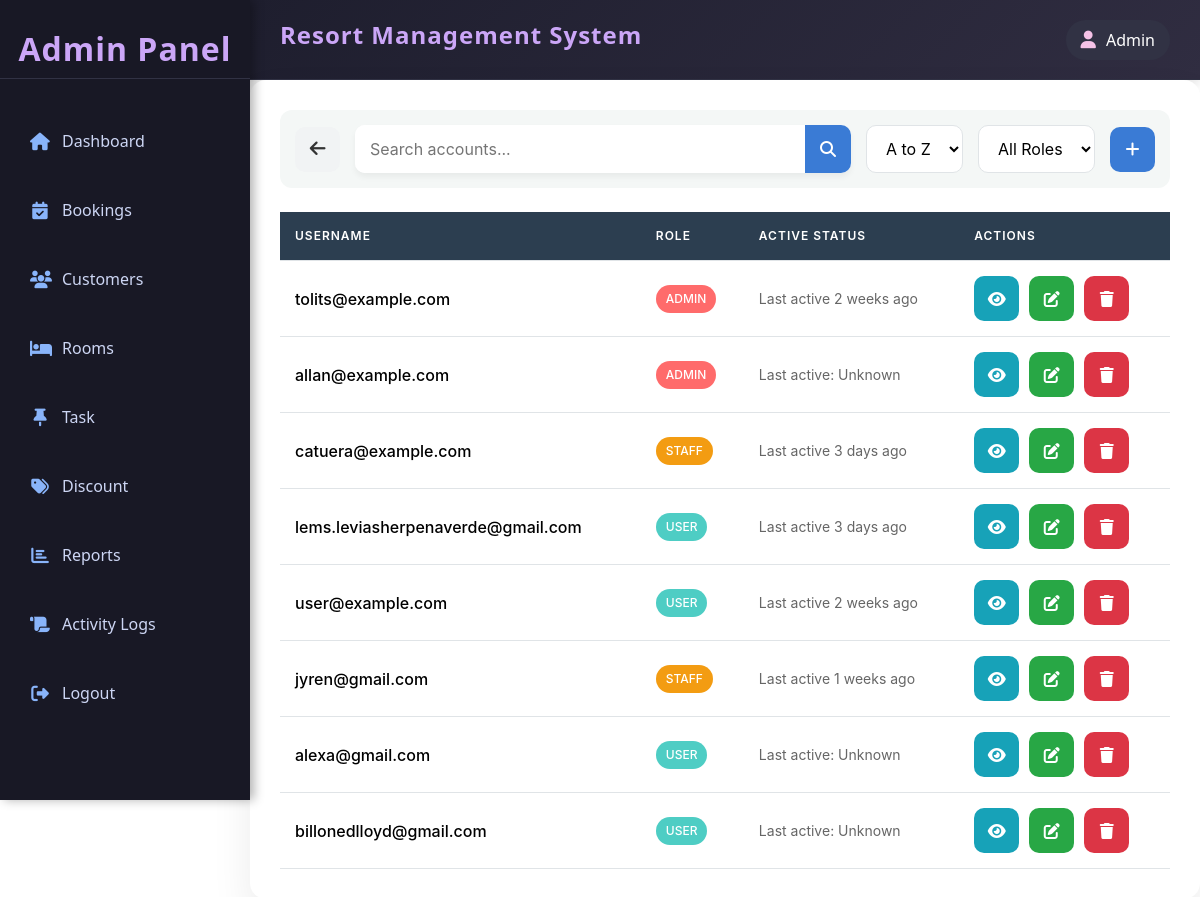
The page /admin/customer/index.php (signed in) on the database as committed earlier.
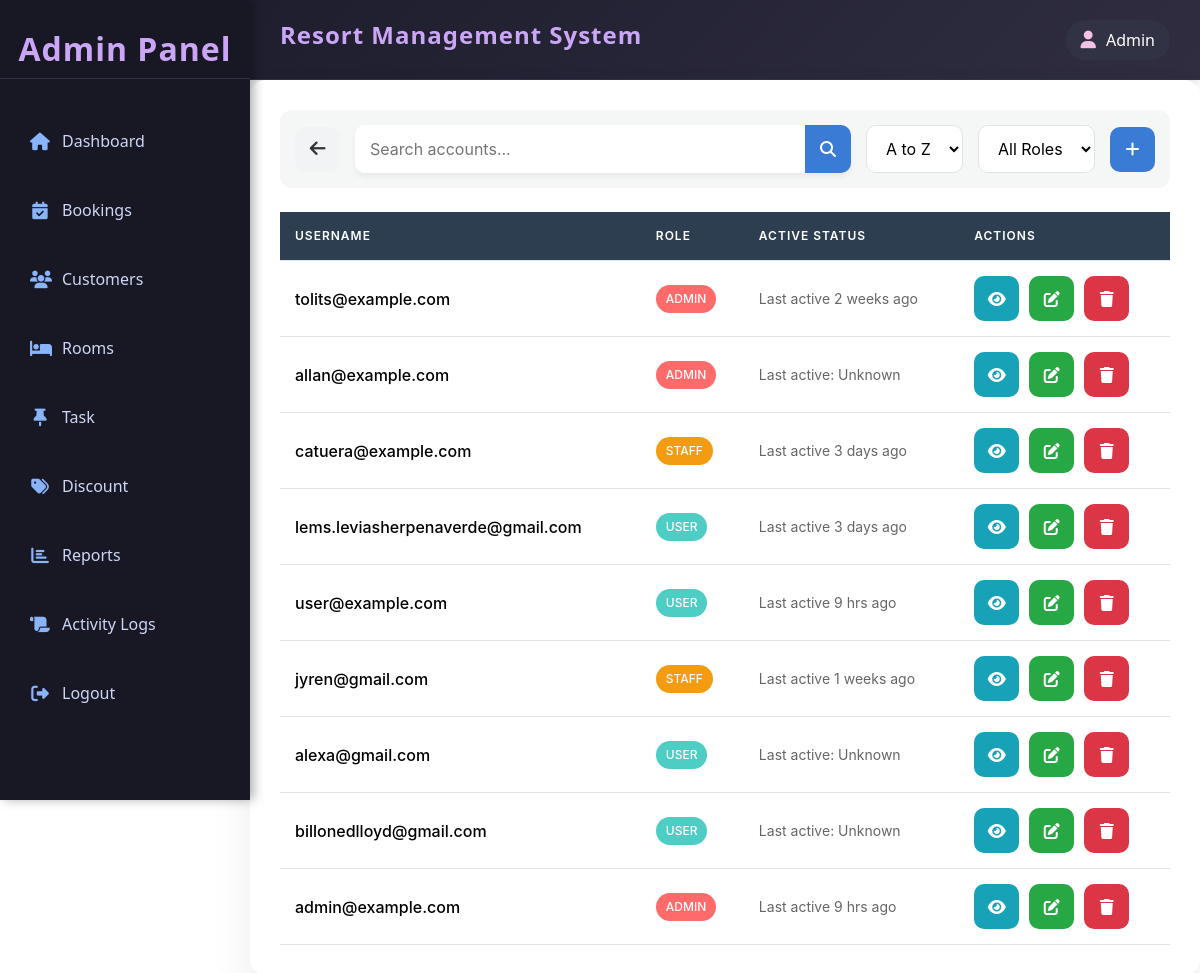
The same page on the database as committed later.
### tables this page shows
CREATE TABLE IF NOT EXISTS `account` (
  `account_id` int(11) NOT NULL AUTO_INCREMENT,
  `username` varchar(50) NOT NULL,
  `password` varchar(50) NOT NULL,
  `role` enum('user','admin','staff') NOT NULL,
  `last_active` datetime DEFAULT NULL,
  `created_at` timestamp NOT NULL DEFAULT current_timestamp(),
  `updated_at` timestamp NULL DEFAULT NULL,
  `deleted_at` datetime DEFAULT NULL,
  PRIMARY KEY (`account_id`)
);

### admin/customer/index.php (the view, shortened to what this page needs)
<?php
include('../../resources/database/config.php');
include ('../includes/template.php');
function timeAgo($datetime) {
    $timestamp = strtotime($datetime);
    if (!$timestamp || $timestamp == 0) {
        return "Last active: Unknown";
    }
    $current_time = time();
    $diff = $current_time - $timestamp;
    if ($diff < 60) {
        return "Last active just now";
    } elseif ($diff < 3600) {
        return "Last active " . floor($diff / 60) . " mins ago";
    } elseif ($diff < 86400) {
        return "Last active " . floor($diff / 3600) . " hrs ago";
    } elseif ($diff < 7 * 86400) {
        return "Last active " . floor($diff / 86400) . " days ago";
    } elseif ($diff < 30 * 86400) {
        return "Last active " . floor($diff / (7 * 86400)) . " weeks ago";
    } elseif ($diff < 365 * 86400) {
        return "Last active " . floor($diff / (30 * 86400)) . " months ago";
    } else {
        return "Last active " . floor($diff / (365 * 86400)) . " years ago";
    }
}
?>
<link rel="stylesheet" href="https://cdnjs.cloudflare.com/ajax/libs/font-awesome/6.4.2/css/all.min.css">
<link rel="stylesheet" href="https://cdn.jsdelivr.net/npm/bootstrap@5.3.0/dist/css/bootstrap.min.css">
</head>
<body>
    <div class="content">
        <?php
        include('filter.php');
        ?>
        <br>
        <table class="account-table">
        <thead>
            <tr>
                <th>Username</th>
                <th>Role</th>
                <th>Active Status</th>
                <th>Actions</th>
            </tr>
        </thead>
        <tbody>
            <?php
            while ($row = mysqli_fetch_assoc($result)) {
                echo "<tr>
                    <td>
                        <div class='user-profile'>
                            <div class='username'>{$row['username']}</div>
                        </div>
                    </td>
                    <td>
                        <span class='role-badge role-{$row['role']}'>{$row['role']}</span>
                    </td>
                    <td>
                        <div class='activity-status'>
                            <span class='last-active-text'>" . timeAgo($row['last_active']) . "</span>
                        </div>
                    </td>
                    <td>
                        <div class='action-buttons'>
                            <a href='view.php?id={$row['account_id']}' class='action-btn view-btn' title='View Details'>
                                <i class='fas fa-eye'></i>
                            </a>
                            <a href='edit.php?id={$row['account_id']}' class='action-btn edit-btn' title='Edit Account'>
                                <i class='fas fa-edit'></i>
                            </a>
                            <button class='action-btn delete-btn' type='button' onclick='openPopup({$row['account_id']})' title='Delete Account'>
                                <i class='fas fa-trash'></i>
                            </button>
                            <div class='popup-overlay' id='popup-{$row['account_id']}' style='color: black; display: none;'>
                                    <form action='delete.php?id={$row['account_id']}' method='post'>
                                        <span class='close-btn' onclick='closePopup({$row['account_id']})'>&times;</span>
                                        <input type='hidden' name='account_id' value='{$row['account_id']}'>
                                        <button type='button' class='form-control cancel-btn' onclick='closePopup({$row['account_id']})'>NO</button>
                                    </form>
                            </div>
                        </div>
                    </td>
                </tr>";
            }
            ?>
        </tbody>
    </table>
    </div>
</body>
</html>

Rows that differ between the two databases and show on the page:
changed account "user@example.com": last_active "Last active 2 weeks ago" → "Last active 9 hrs ago"
added account: username "admin@example.com", role "ADMIN", last_active "Last active 9 hrs ago"
